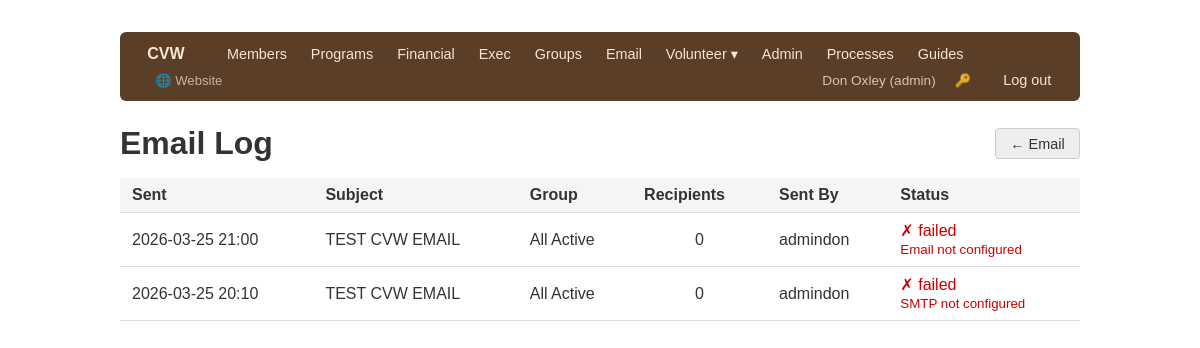
The page /email/log (signed in) on the database its author committed.
### app/models/user.py (models this page shows, shortened)
class User(Base):
    __tablename__ = "users"
    id = Column(Integer, primary_key=True, index=True)
    username = Column(String, unique=True, nullable=False, index=True)
    full_name = Column(String, nullable=False)
    role = Column(String, nullable=False)       # see ROLES
    hashed_password = Column(String, nullable=False)
    active = Column(Boolean, default=True)
    must_change_password = Column(Boolean, default=False)
    member_id = Column(Integer, ForeignKey("members.id"), nullable=True)
    created_at = Column(DateTime, server_default=func.now())
    member = relationship("Member", backref="user_account")

### app/models/email_models.py (models this page shows)
class EmailLog(Base):
    __tablename__ = "email_logs"
    id = Column(Integer, primary_key=True, index=True)
    sent_at = Column(DateTime, server_default=func.now())
    subject = Column(String)
    recipient_count = Column(Integer, default=0)
    group_id = Column(Integer, ForeignKey("member_groups.id"), nullable=True)
    template_id = Column(Integer, ForeignKey("email_templates.id"), nullable=True)
    sent_by = Column(String)        # username of sender (or "scheduler")
    status = Column(String, default="sent")   # sent | failed | partial
    error_detail = Column(String)
    group = relationship("MemberGroup")
    template = relationship("EmailTemplate")

### app/routers/email_.py (the view)
@router.get("/log", response_class=HTMLResponse)
def email_log(request: Request, _=auth, db: Session = Depends(get_db)):
    logs = db.query(EmailLog).order_by(EmailLog.sent_at.desc()).all()
    return templates.TemplateResponse("email/log.html", {
        "request": request, "logs": logs
    })

### app/templates/email/log.html (shortened to what this page needs)
{% extends "base.html" %}
{% block content %}
<div style="display:flex; justify-content:space-between; align-items:center; margin-bottom:1rem">
    <h1 style="margin:0">Email Log</h1>
    <a href="/email/" class="btn btn-secondary">← Email</a>
</div>
{% if logs %}
<table>
    <thead>
        <tr>
            <th>Sent</th>
            <th>Subject</th>
            <th>Group</th>
            <th>Recipients</th>
            <th>Sent By</th>
            <th>Status</th>
        </tr>
    </thead>
    <tbody>
    {% for log in logs %}
    <tr>
        <td style="white-space:nowrap">{{ log.sent_at.strftime('%Y-%m-%d %H:%M') if log.sent_at else '—' }}</td>
        <td>{{ log.subject }}</td>
        <td>{{ log.group.name if log.group else 'All Active' }}</td>
        <td style="text-align:center">{{ log.recipient_count }}</td>
        <td>{{ log.sent_by or '—' }}</td>
        <td>
            {% if log.status == 'sent' %}<span style="color:green">✓ sent</span>
            {% elif log.status == 'failed' %}<span style="color:#c00">✗ failed</span>
            {% else %}<span style="color:orange">⚠ partial</span>{% endif %}
            {% if log.error_detail %}
            <br><small style="color:#c00">{{ log.error_detail }}</small>
            {% endif %}
        </td>
    </tr>
    {% endfor %}
    </tbody>
</table>
{% else %}
<p style="color:#888">No emails sent yet.</p>
{% endif %}
{% endblock %}

### app/templates/base.html (shortened to what this page needs)
<!DOCTYPE html>
<html lang="en">
<head>
</head>
<body>
<nav>
    <a href="/" class="nav-brand" style="text-decoration:none">CVW</a>
    {% if request.state.user %}
        {% set role = request.state.user.role %}
        {% if role in ['admin', 'exec', 'membership'] %}
            <a href="/members/">Members</a>
        {% endif %}
        {% if role in ['admin', 'exec', 'program'] %}
            <a href="/programs/">Programs</a>
        {% endif %}
        {% if role in ['admin', 'financial'] %}
            <a href="/financial/">Financial</a>
        {% endif %}
        {% if role in ['admin', 'exec'] %}
            <a href="/exec/">Exec</a>
        {% endif %}
        {% if role in ['admin', 'membership'] %}
            <a href="/groups/">Groups</a>
            <a href="/email/">Email</a>
        {% endif %}
        {% if role in ['admin', 'librarian'] %}
        <div class="nav-dropdown">
            <a href="#">Volunteer ▾</a>
        </div>
        {% endif %}
        {% if role == 'admin' %}
            <a href="/admin/">Admin</a>
        {% endif %}
        <a href="/processes/">Processes</a>
        <a href="/guides/">Guides</a>
        <a href="/site/" style="margin-left:0.5rem; opacity:0.7; font-size:0.82rem">🌐 Website</a>
        <div class="nav-right">
            <span class="nav-user">{{ request.state.user.full_name }} ({{ role }})</span>
            <a href="/change-password" title="Change password" style="font-size:0.82rem; opacity:0.8">🔑</a>
            <a href="/logout">Log out</a>
        </div>
    {% else %}
        <div class="nav-right"><a href="/login">Log in</a></div>
    {% endif %}
</nav>
{% block content %}{% endblock %}
</body>
</html>

### app/templates/base.html (style rules this page uses)
body { font-family: sans-serif; max-width: 960px; margin: 2rem auto; padding: 0 1rem; color: #333; }
nav { margin-bottom: 1.5rem; background: #5a3e28; padding: 0.5rem 1rem; border-radius: 6px; display: flex; align-items: center; gap: 0; flex-wrap: wrap; }
nav .nav-brand { color: #f5e6d3; font-weight: 700; font-size: 1rem; margin-right: 1.25rem; }
nav a { margin-right: 0.1rem; text-decoration: none; color: #f5e6d3; font-size: 0.9rem; padding: 0.3rem 0.7rem; border-radius: 4px; }
nav .nav-right { margin-left: auto; display: flex; align-items: center; gap: 0.5rem; }
.nav-dropdown { position: relative; display: inline-block; }
.nav-dropdown > a { margin-right: 0.1rem; }
nav .nav-user { color: #d9c4b0; font-size: 0.85rem; }
table { width: 100%; border-collapse: collapse; }
th, td { text-align: left; padding: 0.5rem 0.75rem; border-bottom: 1px solid #ddd; }
th { background: #f5f5f5; font-weight: 600; }
.btn { display: inline-block; padding: 0.4rem 0.9rem; border-radius: 4px; text-decoration: none; font-size: 0.9rem; border: 1px solid transparent; cursor: pointer; }
.btn-secondary { background: #eee; color: #333; border-color: #ccc; }
h1 { margin-bottom: 1rem; }

### rows shown on the page
User: state.user.full_name "Don Oxley", role "admin"
EmailLog: sent_at "2026-03-25 21:00", subject "TEST CVW EMAIL", group "All Active", recipient_count "0", sent_by "admindon", status "✗ failed", error_detail "Email not configured"
EmailLog: sent_at "2026-03-25 20:10", subject "TEST CVW EMAIL", group "All Active", recipient_count "0", sent_by "admindon", status "✗ failed", error_detail "SMTP not configured"
